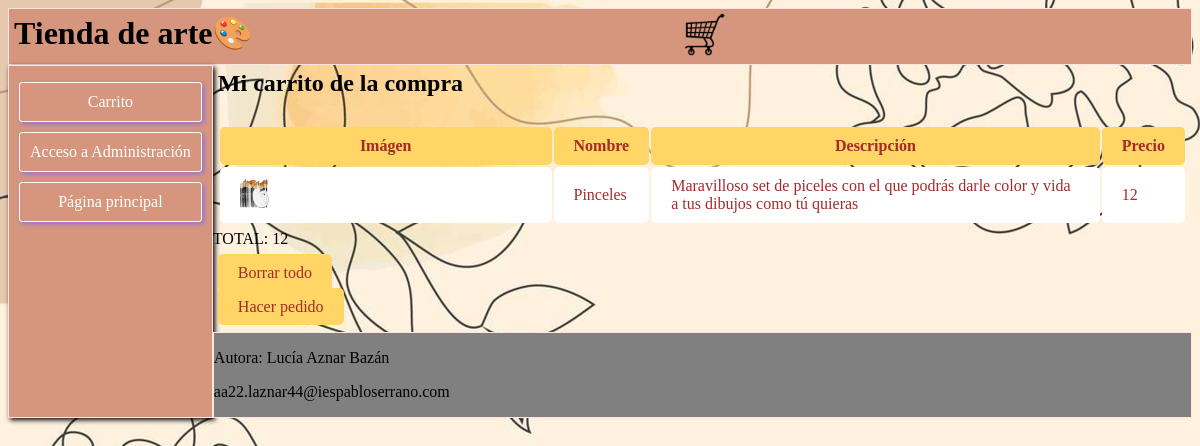
/carrito.php?idcarrito=1, run on the app's committed database.
### tables this page shows
CREATE TABLE IF NOT EXISTS `productos` (
  `id` int(6) NOT NULL AUTO_INCREMENT,
  `nombre` varchar(50) NOT NULL,
  `descripcion` varchar(200) NOT NULL,
  `precio` int(6) NOT NULL,
  `estado` varchar(10) NOT NULL,
  `imagen` varchar(200) NOT NULL,
  PRIMARY KEY (`id`)
);

### carrito.php (the view, shortened to what this page needs)
<!DOCTYPE html>
<html lang="es">
<head>
    <link rel="stylesheet" href="estilos_carrito.css">
</head>
<main>
<body>
    <?php
    include('header.php');
    include('menu.php');
    echo "<article>";
    echo "<h1>Mi carrito de la compra</h1></br>";
    if(isset($_SESSION['guardados'])){
        $idguardados = $_SESSION['guardados'];
        include('conexion.php');
        echo "<table>";
        echo "<tr>";
            echo "<th>Imágen</th>";
            echo "<th>Nombre</th>";
            echo "<th>Descripción</th>";
            echo "<th>Precio</th>";
        echo "</tr>";
        for($i=0; $i<count($idguardados); $i++){
            $sql="select id,imagen,nombre,descripcion,precio from productos where id=$idguardados[$i]";
            $result=$conn->query($sql);
            while($row = $result->fetch_assoc()) {
                echo "<tr>";
                echo "<td><img src=".$row['imagen']." alt='imagen'></td>";
                echo "<td>".$row['nombre']."</td>";
                echo "<td>".$row['descripcion']."</td>";
                echo "<td>".$row['precio']."</td>";
                $total+=$row['precio'];
                echo "</tr>";
            }
        }
        echo "</table>";
        echo "TOTAL: $total";
        echo "<p><a class='boton' href='vaciar.php'>Borrar todo</a></p>";
        echo "<p><a class='boton' href='loginpedido.php'>Hacer pedido</a></p>";
    }else{
        echo "No se encuentra el producto que solicitas";
    }
    echo "</article>";
       include('footer.php');
    ?>
</body>
</html>

### estilos_carrito.css (style rules this page uses)
body { background-image: url(imagenes/fondo.jpg); }
h1 { margin: 5px; color: black; font-family: Georgia, 'Times New Roman', Times, serif; }
table { margin: 5px; }
table th { padding: 10px 20px; margin: 5px; border: none; border-radius: 5px; color: brown; background-color: #ffd566; text-decoration: none; }
table td { padding: 10px 20px; margin: 5px; border: none; border-radius: 5px; color: brown; background-color: white; text-decoration: none; }
table img { width: 10%; }
.boton { padding: 10px 20px; margin: 5px; border: none; border-radius: 5px; color: brown; background-color: #ffd566; text-decoration: none; }
article { grid-area: a; }
main { display: grid; grid-template-areas: "h h h h h" "n a a a a" "n a a a a" "n f f f f"; }

### data on the page
productos: imagen (picture), nombre "Pinceles", descripcion "Maravilloso set de piceles con el que podrás darle color y vida a tus dibujos como tú quieras", precio "12"

### other printed values
$total "12"
